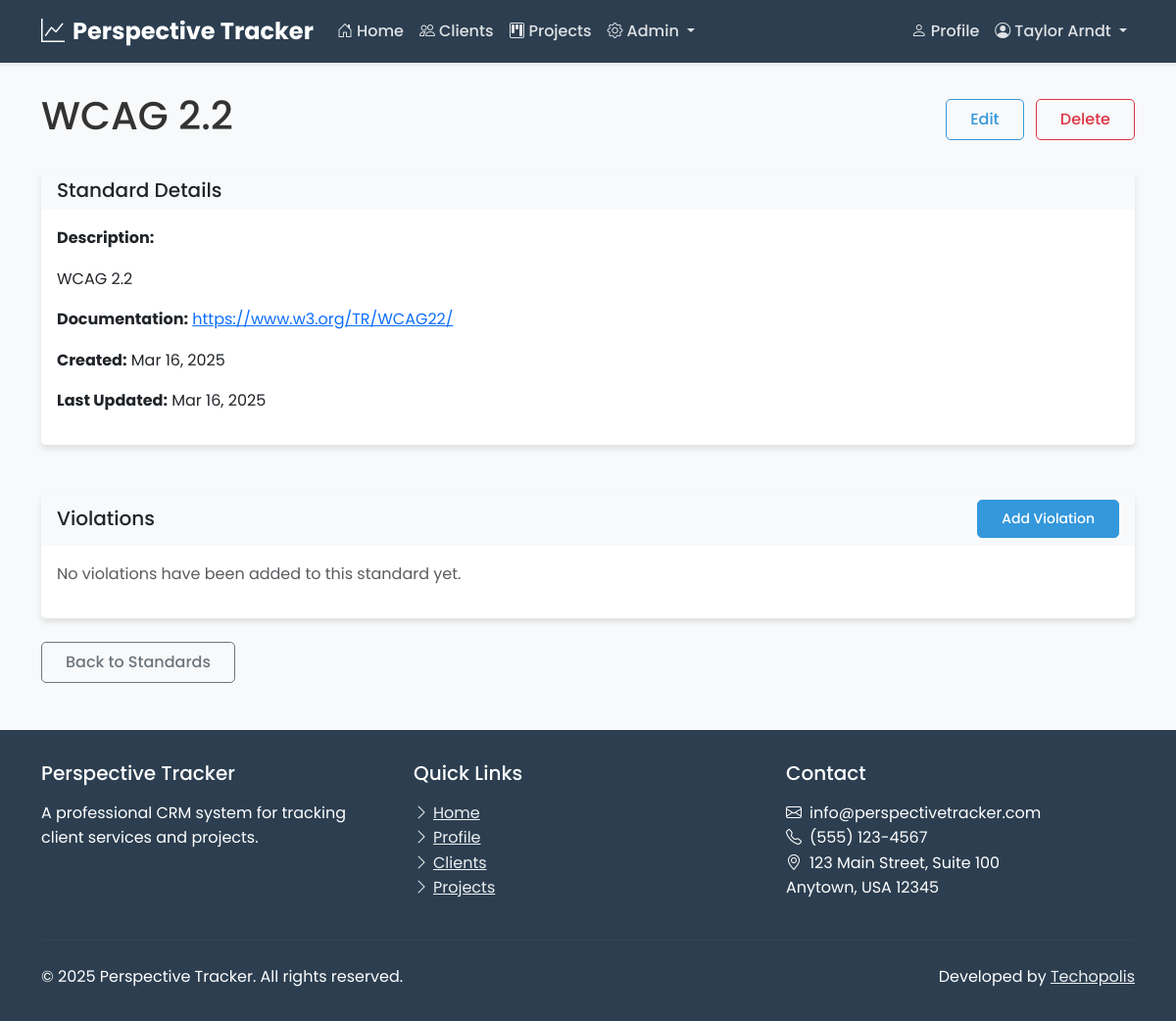
Page /projects/standards/1/ (signed in) on the committed database.
### users/models.py (models this page shows, shortened)
class CustomUser(AbstractUser):
    username = None
    email = models.EmailField(unique=True)
    role = models.ForeignKey(Role, on_delete=models.CASCADE, null=True, blank=True)
    profile_picture = models.ImageField(upload_to='profile_pics/', null=True, blank=True)
    bio = models.TextField(max_length=500, blank=True)
    phone_number = models.CharField(max_length=20, blank=True)
    job_title = models.CharField(max_length=100, blank=True)
    USERNAME_FIELD = 'email'
    REQUIRED_FIELDS = []
    objects = CustomUserManager()

### projects/models.py (models this page shows, shortened)
class Standard(models.Model):
    name = models.CharField(max_length=100)
    description = models.TextField(blank=True)
    version = models.CharField(max_length=50, blank=True)
    url = models.URLField(blank=True, help_text="Link to the standard documentation")
    created_at = models.DateTimeField(auto_now_add=True)
    updated_at = models.DateTimeField(auto_now=True)
    created_by = models.ForeignKey(CustomUser, on_delete=models.SET_NULL, null=True, related_name='created_standards')
    class Meta:
        ordering = ['name', 'version']
        unique_together = ['name', 'version']

### users/views.py (the view)
    def wrapper(request, *args, **kwargs):
        if has_role(request.user, Role.ADMIN):
            return view_func(request, *args, **kwargs)
        return HttpResponseForbidden("You don't have permission to access this page.")

### projects/views.py (called while the page is built)
@login_required
@admin_required
def standard_detail(request, pk):
    standard = get_object_or_404(Standard, pk=pk)
    violations = Violation.objects.filter(standard=standard)
    context = {
        'standard': standard,
        'violations': violations,
    }
    return render(request, 'projects/standard_detail.html', context)

### users/views.py (called while the page is built)
def has_role(user, role_name):
    if user.is_superuser and role_name == Role.ADMIN:
        return True
    return user.is_authenticated and user.role and user.role.name == role_name

def admin_required(view_func):
    def wrapper(request, *args, **kwargs):
        if has_role(request.user, Role.ADMIN):
            return view_func(request, *args, **kwargs)
        return HttpResponseForbidden("You don't have permission to access this page.")
    return wrapper

### projects/templates/projects/standard_detail.html (shortened to what this page needs)
{% extends "users/base.html" %}
{% load static %}
{% block content %}
<div class="container mt-4">
    <div class="d-flex justify-content-between align-items-center mb-4">
        <h1>{{ standard.name }} {{ standard.version }}</h1>
        <div>
            <a href="{% url 'projects:standard_update' standard.id %}" class="btn btn-outline-primary me-2">
                 Edit
            </a>
            <a href="{% url 'projects:standard_delete' standard.id %}" class="btn btn-outline-danger">
                 Delete
            </a>
        </div>
    </div>
    <div class="row mb-4">
        <div class="col-md-12">
            <div class="card">
                <div class="card-header bg-light">
                    <h2 class="h5 mb-0">Standard Details</h2>
                </div>
                <div class="card-body">
                    <div class="mb-3">
                        <strong>Description:</strong>
                        <p>{{ standard.description|linebreaks|default:"No description provided." }}</p>
                    </div>
                    {% if standard.url %}
                    <div class="mb-3">
                        <strong>Documentation:</strong>
                        <a href="{{ standard.url }}" target="_blank" rel="noopener noreferrer">{{ standard.url }}</a>
                    </div>
                    {% endif %}
                    <div class="mb-3">
                        <strong>Created:</strong> {{ standard.created_at|date:"M d, Y" }}
                    </div>
                    <div class="mb-3">
                        <strong>Last Updated:</strong> {{ standard.updated_at|date:"M d, Y" }}
                    </div>
                </div>
            </div>
        </div>
    </div>
    <div class="card">
        <div class="card-header d-flex justify-content-between align-items-center bg-light">
            <h2 class="h5 mb-0">Violations</h2>
            <a href="{% url 'projects:violation_create' standard.id %}" class="btn btn-sm btn-primary">
                 Add Violation
            </a>
        </div>
        <div class="card-body p-0">
            {% if violations %}
            <div class="table-responsive">
                <table class="table table-hover mb-0">
                    <thead class="table-light">
                        <tr>
                            <th>Name</th>
                            <th>Actions</th>
                        </tr>
                    </thead>
                    <tbody>
                        {% for violation in violations %}
                        <tr>
                            <td>{{ violation.name }}</td>
                            <td>
                                <a href="{% url 'projects:violation_update' violation.id %}" class="btn btn-sm btn-outline-primary">
                                    <i class="fas fa-edit"></i>
                                </a>
                                <a href="{% url 'projects:violation_delete' violation.id %}" class="btn btn-sm btn-outline-danger">
                                    <i class="fas fa-trash"></i>
                                </a>
                            </td>
                        </tr>
                        {% endfor %}
                    </tbody>
                </table>
            </div>
            {% else %}
            <div class="p-3">
                <p class="text-muted">No violations have been added to this standard yet.</p>
            </div>
            {% endif %}
        </div>
    </div>
    <div class="mt-4">
        <a href="{% url 'projects:standard_list' %}" class="btn btn-outline-secondary">
             Back to Standards
        </a>
    </div>
</div>
{% endblock %}

### users/templates/users/base.html (shortened to what this page needs)
<!DOCTYPE html>
<html lang="en">
<head>
    <link href="https://cdn.jsdelivr.net/npm/bootstrap@5.3.0-alpha1/dist/css/bootstrap.min.css" rel="stylesheet">
    <link rel="stylesheet" href="https://cdn.jsdelivr.net/npm/bootstrap-icons@1.10.3/font/bootstrap-icons.css">
    <link rel="stylesheet" href="/static/css/style.css">
</head>
<body>
    <nav class="navbar navbar-expand-md navbar-dark fixed-top">
        <div class="container">
            <a class="navbar-brand" href="{% url 'home' %}">
                <i class="bi bi-graph-up me-2"></i>Perspective Tracker
            </a>
            <div class="collapse navbar-collapse" id="navbarNav">
                <ul class="navbar-nav me-auto">
                    <li class="nav-item">
                        <a class="nav-link {% if request.path == '/' %}active{% endif %}" href="{% url 'home' %}">
                            <i class="bi bi-house-door me-1"></i>Home
                        </a>
                    </li>
                    {% if user.is_authenticated %}
                        {% if user.is_superuser or user.role.name == 'admin' or user.role.name == 'staff' %}
                            <li class="nav-item">
                                <a class="nav-link {% if '/clients/' in request.path %}active{% endif %}" href="{% url 'client_list' %}">
                                    <i class="bi bi-people me-1"></i>Clients
                                </a>
                            </li>
                            <li class="nav-item">
                                <a class="nav-link {% if '/projects/' in request.path %}active{% endif %}" href="{% url 'projects:project_list' %}">
                                    <i class="bi bi-kanban me-1"></i>Projects
                                </a>
                            </li>
                            {% if user.is_superuser or user.role.name == 'admin' %}
                            <li class="nav-item dropdown">
                                <a class="nav-link dropdown-toggle" href="#" id="adminDropdown" role="button" data-bs-toggle="dropdown" aria-expanded="false">
                                    <i class="bi bi-gear me-1"></i>Admin
                                </a>
                            </li>
                            {% endif %}
                        {% endif %}
                    {% endif %}
                </ul>
                <ul class="navbar-nav">
                    {% if user.is_authenticated %}
                        <li class="nav-item">
                            <a class="nav-link {% if '/profile/' in request.path %}active{% endif %}" href="{% url 'profile' %}">
                                <i class="bi bi-person me-1"></i>Profile
                            </a>
                        </li>
                        <li class="nav-item dropdown">
                            <a class="nav-link dropdown-toggle" href="#" id="navbarDropdown" role="button" data-bs-toggle="dropdown" aria-expanded="false">
                                <i class="bi bi-person-circle me-1"></i>{{ user.first_name }} {{ user.last_name }}
                            </a>
                        </li>
                    {% else %}
                        <li class="nav-item">
                            <a class="nav-link btn btn-outline-light btn-sm ms-2 px-3" href="{% url 'login' %}">
                                <i class="bi bi-box-arrow-in-right me-1"></i>Login
                            </a>
                        </li>
                    {% endif %}
                </ul>
            </div>
        </div>
    </nav>
    <main>
        {% block content %}{% endblock %}
    </main>
    <footer>
        <div class="container">
            <div class="row">
                <div class="col-md-4 mb-4 mb-md-0">
                    <h5 class="mb-3">Perspective Tracker</h5>
                    <p class="mb-0">A professional CRM system for tracking client services and projects.</p>
                </div>
                <div class="col-md-4 mb-4 mb-md-0">
                    <h5 class="mb-3">Quick Links</h5>
                    <ul class="list-unstyled">
                        <li><a href="{% url 'home' %}"><i class="bi bi-chevron-right me-1"></i>Home</a></li>
                        {% if user.is_authenticated %}
                            <li><a href="{% url 'profile' %}"><i class="bi bi-chevron-right me-1"></i>Profile</a></li>
                            {% if user.is_superuser or user.role.name == 'admin' or user.role.name == 'staff' %}
                                <li><a href="{% url 'client_list' %}"><i class="bi bi-chevron-right me-1"></i>Clients</a></li>
                                <li><a href="{% url 'projects:project_list' %}"><i class="bi bi-chevron-right me-1"></i>Projects</a></li>
                            {% endif %}
                        {% else %}
                            <li><a href="{% url 'login' %}"><i class="bi bi-chevron-right me-1"></i>Login</a></li>
                        {% endif %}
                    </ul>
                </div>
                <div class="col-md-4">
                    <h5 class="mb-3">Contact</h5>
                    <ul class="list-unstyled">
                        <li><i class="bi bi-envelope me-2"></i>info@perspectivetracker.com</li>
                        <li><i class="bi bi-telephone me-2"></i>(555) 123-4567</li>
                        <li><i class="bi bi-geo-alt me-2"></i>123 Main Street, Suite 100<br>Anytown, USA 12345</li>
                    </ul>
                </div>
            </div>
            <hr class="mt-4 mb-4" style="border-color: rgba(255,255,255,0.1);">
            <div class="row justify-content-between align-items-center">
                <div class="col-md-6 text-center text-md-start">
                    <p class="mb-0">&copy; {% now "Y" %} Perspective Tracker. All rights reserved.</p>
                </div>
                <div class="col-md-6 text-center text-md-end">
                    <p class="mb-0">Developed by <a href="https://www.techopolis.courses/" target="_blank">Techopolis</a></p>
                </div>
            </div>
        </div>
    </footer>
</body>
</html>

### perspectivetracker/static/css/style.css (style rules this page uses)
:root { --primary-color: #2c3e50; --secondary-color: #3498db; --accent-color: #e74c3c; --light-color: #ecf0f1; --dark-color: #2c3e50; --success-color: #2ecc71; --warning-color: #f39c12; --danger-color: #e74c3c; --text-color: #333; --text-light: #7f8c8d; --border-radius: 5px; --box-shadow: 0 4px 6px rgba(0, 0, 0, 0.1); --transition: all 0.3s ease; }
body { font-family: 'Poppins', sans-serif; color: var(--text-color); line-height: 1.6; background-color: #f8f9fa; padding-top: 70px; }
.navbar { background-color: var(--primary-color) !important; box-shadow: 0 2px 4px rgba(0, 0, 0, 0.1); }
.navbar-brand { font-weight: 700; font-size: 1.5rem; color: white !important; }
.navbar-dark .navbar-nav .nav-link { color: rgba(255, 255, 255, 0.85) !important; font-weight: 500; transition: var(--transition); }
.card { border: none; border-radius: var(--border-radius); box-shadow: var(--box-shadow); transition: var(--transition); margin-bottom: 1.5rem; }
.card-header { font-weight: 600; border-bottom: none; }
.btn { font-weight: 500; border-radius: var(--border-radius); padding: 0.5rem 1.5rem; transition: var(--transition); }
.btn-primary { background-color: var(--secondary-color); border-color: var(--secondary-color); }
.btn-outline-primary { color: var(--secondary-color); border-color: var(--secondary-color); }
footer { background-color: var(--primary-color); color: white; padding: 2rem 0; margin-top: 3rem; }
footer a { color: var(--light-color); transition: var(--transition); }

### rows in the picture
CustomUser: first_name "Taylor", last_name "Arndt"
Standard: name "WCAG", version "2.2", description "WCAG 2.2", url "https://www.w3.org/TR/WCAG22/", created_at "Mar 16, 2025", updated_at "Mar 16, 2025"
